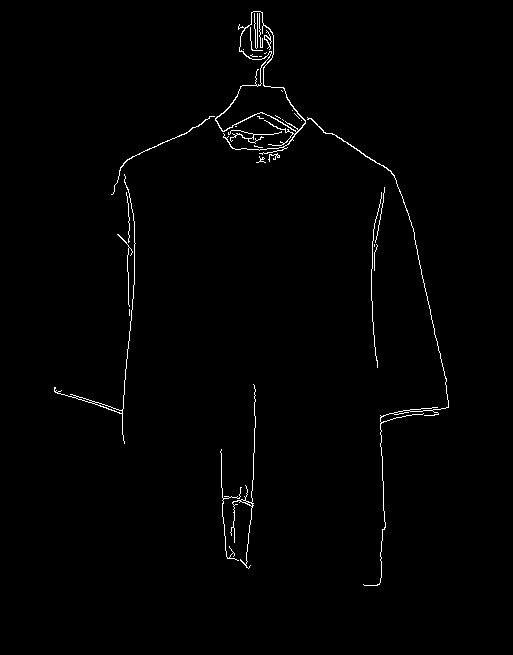
#> input picture part_2/train_border/102.jpg, 513 x 655 px; its folder holds only this picture in this run
$ jupyter execute --allow-errors bot.ipynb
#> lines starting #> are read from the running program, lines starting #| are printed output that depends on the picture; after the words box and inside, x2 and y2 are one past the last pixel; in counts of white or black regions, pixels touching at a corner belong together
### importing libraries

[cell 1]
import os
import cv2
import numpy as np
import matplotlib.pyplot as plt
from scipy.signal import convolve2d

### Step 1: Grayscaling

#### process:
1. **Kernel Selection**
2. **Convolution Operation**
#### purpose
 - **friendly to operate**
 - **values 0~255**


[cell 2]
# [4 lines left out: function rgb_to_grayscale, not called in this run]

#> (a cell that did not finish here is left out)

### Step 2: Gaussian Blur

#### process:
1. **Kernel Selection**
2. **Convolution Operation**
#### purpose
 - **Noise Reduction**
 - **Smoothing**

[cell 4]
# [10 lines left out: function apply_gaussian_blur, not called in this run]

#> (a cell that did not finish here is left out)

**define gaussian kernel**

[cell 6]
def gaussian_kernel(kernel_size, sigma):
    kernel_range = np.arange(-(kernel_size // 2), kernel_size // 2 + 1)
    kernel = np.exp(-0.5 * (kernel_range ** 2) / sigma ** 2)
    kernel = kernel / np.sum(kernel)
    return kernel

[cell 7]
kernel_size = 5
sigma = 0.3 * ((kernel_size - 1) * 0.5 - 1) + 0.8
kernel = gaussian_kernel(kernel_size, sigma)
gaussian_mask = np.outer(kernel, kernel.transpose())

#> (a cell that did not finish here is left out)

[cell 9]
plt.figure(figsize=(10, 5))

plt.subplot(1, 2, 1)
#> (the rest of this cell did not finish here and is left out)

### Sobel x

- **borders along x**

[cell 10]
# [12 lines left out: function sobelx, not called in this run]

#> (the rest of this cell did not finish here and is left out)

### Sobel y

[cell 11]
# [9 lines left out: function sobely, not called in this run]

#> (the rest of this cell did not finish here and is left out)

### Sobel operator

[cell 12]
# [11 lines left out: function sobel_filter, not called in this run]

#> (the rest of this cell did not finish here and is left out)

[cell 13]
threshold = 20
#> (the rest of this cell did not finish here and is left out)

### Thresholded suppression

[cell 14]
# [19 lines left out: function non_maximum_suppression, not called in this run]

#> (the rest of this cell did not finish here and is left out)

### Connecting edges

[cell 15]
# [12 lines left out: function hysteresis_thresholding, not called in this run]


#> (the rest of this cell did not finish here and is left out)

### enhancing

[cell 16]
# [5 lines left out: function adjust_pixel_values, not called in this run]


#> (the rest of this cell did not finish here and is left out)

### Border cutting

[cell 17]
# [35 lines left out: function extract_bordered_portion, not called in this run]

### Creating dataset for next part

[cell 18]
def extract_bordered_portion(image, edges, gray):
    height, width = edges.shape[:2]
    top, bottom, left, right = height, 0, width, 0

    # Iterate over the top border
    for y in range(height):
        if edges[y, :].any():  # Check if any edge pixel is present in the row
            top = y
            break

    # Iterate over the bottom border
    for y in range(height - 1, -1, -1):
        if edges[y, :].any():
            bottom = y
            break

    # Iterate over the left border
    for x in range(width):
        if edges[:, x].any():  # Check if any edge pixel is present in the column
            left = x
            break

    # Iterate over the right border
    for x in range(width - 1, -1, -1):
        if edges[:, x].any():
            right = x
            break

    # Cut the bordered portion using the detected borders
    bordered_portion = image[top:bottom+1, left:right+1]

    return bordered_portion


input_folder = "train_border"
output_folder = "outputs"

os.makedirs(output_folder, exist_ok=True)
for file_name in os.listdir(input_folder):
    if file_name.endswith(".jpg"):
        # Read the image
        image_path = os.path.join(input_folder, file_name)
        image = cv2.imread(image_path)
#> image is the input picture: shape (655, 513, 3); min 0, max 255, mean 2.6

        # Convert the image to grayscale
        gray = cv2.cvtColor(image, cv2.COLOR_BGR2GRAY)

        # Apply Canny edge detection
        edges = cv2.Canny(gray, 30, 190)
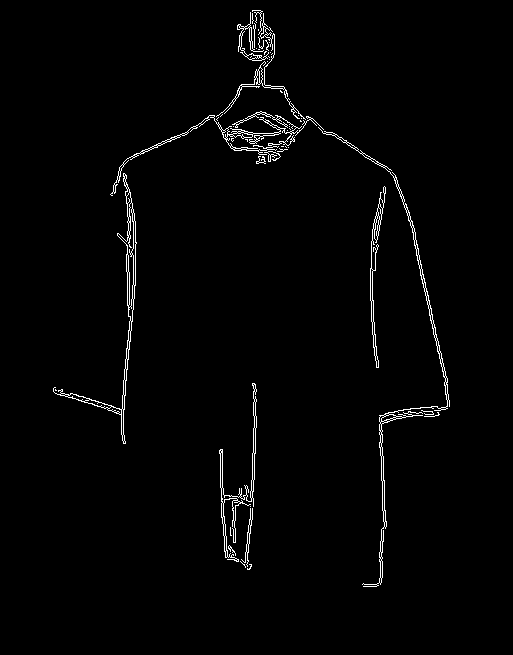
#> edges: shape (655, 513); 1.7% white in thin lines or dots, all inside (x1, y1, x2, y2) = (53, 10, 450, 587)

        # Save the bordered portion
        bordered_portion = extract_bordered_portion(image, edges, gray)
#> in extract_bordered_portion, `bordered_portion = image[top:bottom+1, left:right+1]`:
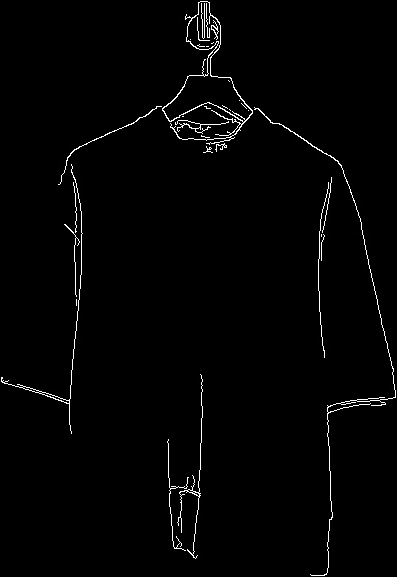
#> bordered_portion: shape (577, 397, 3); min 0, max 255, mean 3.9
        if bordered_portion is not None and bordered_portion.size > 0:
            output_path = os.path.join(output_folder, file_name)
            cv2.imwrite(output_path, bordered_portion)
            print(f"Saved bordered portion of {file_name}.")

print("Edge detection completed and bordered portions saved.")

$ run again, on part_2/train_border/75.jpg
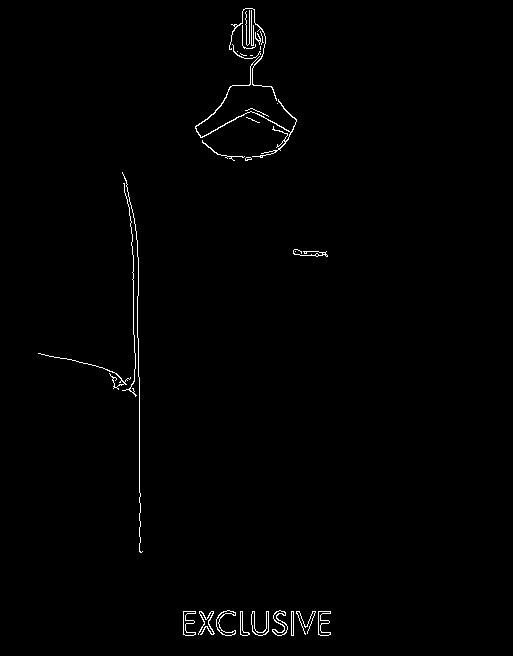
#> input picture part_2/train_border/75.jpg, 513 x 656 px
#> image is the input picture: shape (656, 513, 3); min 0, max 255, mean 2.1
#> `edges = cv2.Canny(gray, 30, 190)`:
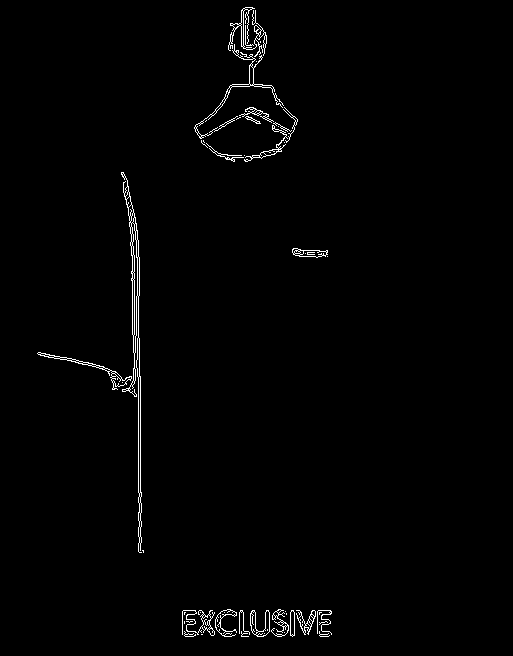
#> edges: shape (656, 513); 1.2% white in thin lines or dots, all inside (x1, y1, x2, y2) = (37, 7, 332, 637)
#> in extract_bordered_portion, `bordered_portion = image[top:bottom+1, left:right+1]`:
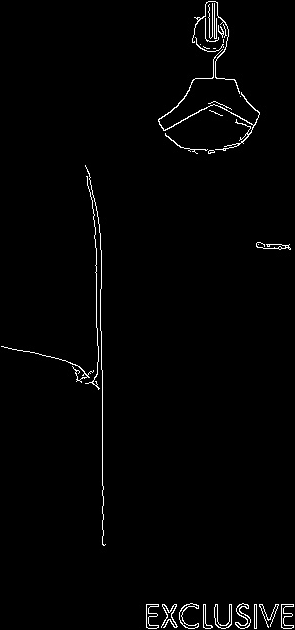
#> bordered_portion: shape (630, 295, 3); min 0, max 255, mean 3.9
